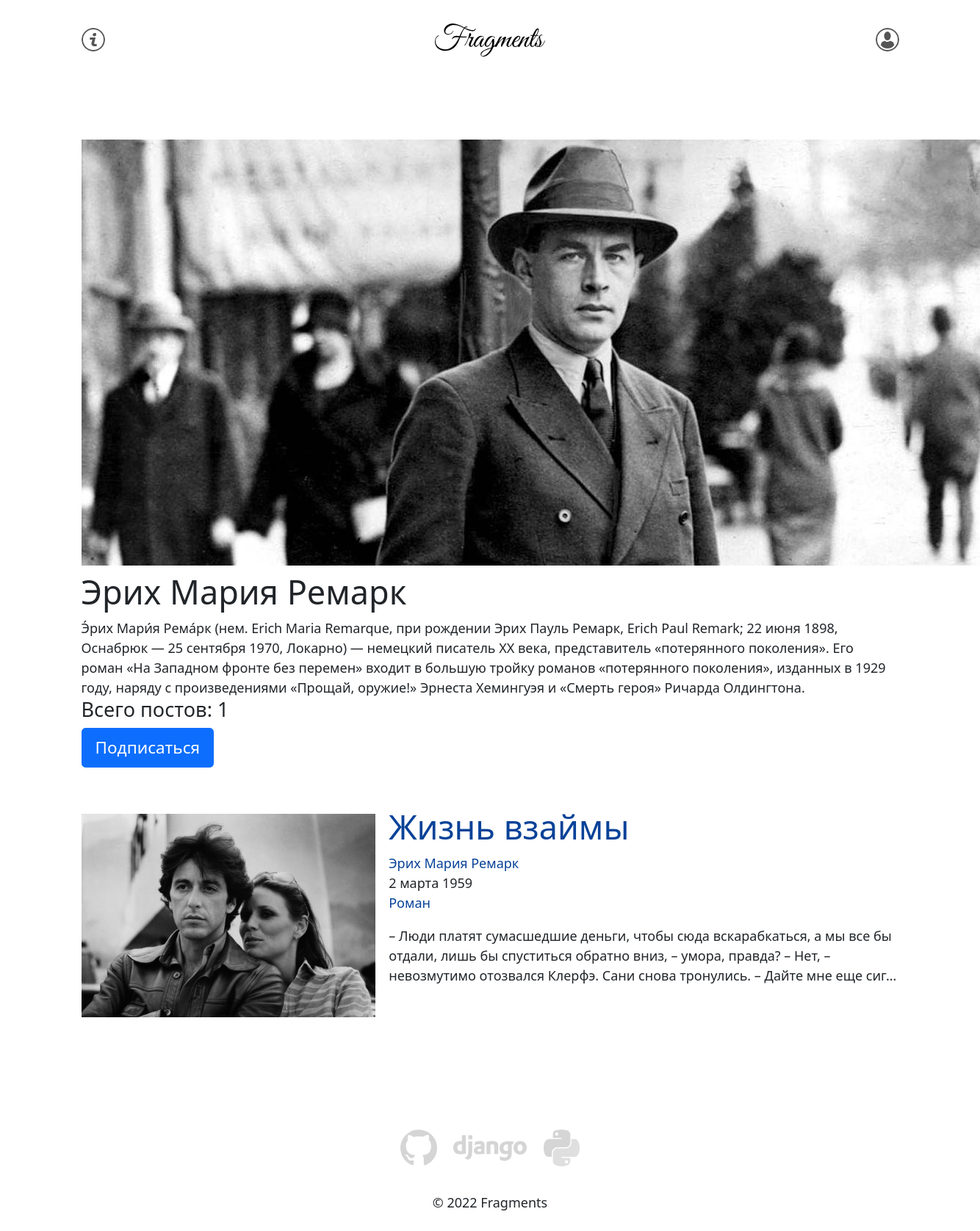
/profile/remark/, run on the app's committed database.
### users/models.py (models this page shows, shortened)
class User(AbstractUser):
    photo = models.ImageField(
        'Фото',
        upload_to='users/',
        blank=True
    )
    about = models.TextField(
        verbose_name='Текст',
        blank=True,
        null=True,
    )
    phone = models.CharField(max_length=12, blank=True)
    is_author = models.BooleanField(default=True)
    class Meta:
        verbose_name = 'user'
        verbose_name_plural = 'users'

### posts/models.py (models this page shows, shortened)
class Post(CreatedModel):
    title = models.CharField(
        max_length=120,
        verbose_name='Заголовок',
        blank=True,
        null=True,
    )
    text = models.TextField(
        verbose_name='Текст',
        help_text='Текст нового поста',
    )
    author = models.ForeignKey(
        User,
        on_delete=models.CASCADE,
        related_name='posts',
        verbose_name='Автор',
    )
    group = models.ForeignKey(
        'Group',
        models.SET_NULL,
        blank=True,
        null=True,
        related_name='posts',
        verbose_name='Группа',
        help_text='Группа, к которой будет относиться пост',
    )
    image = models.ImageField(
        'Картинка',
        upload_to='posts/',
        blank=True
    )
    class Meta:
        ordering = ['-created']
        verbose_name = 'Пост'
        verbose_name_plural = 'Посты'

class Group(models.Model):
    title = models.CharField(
        max_length=200,
        verbose_name='Заголовок',
    )
    slug = models.SlugField(
        unique=True,
        verbose_name='Слаг',
    )
    description = models.TextField(verbose_name='Описание',)
    class Meta:
        verbose_name = 'Группа'
        verbose_name_plural = 'Группы'

### posts/views.py (the view)
# urls.py: path('profile/<str:username>/', views.profile, name='profile'),
def profile(request, username):
    author = get_object_or_404(User, username=username)
    user = request.user
    post_list = Post.objects.filter(author=author).prefetch_related(
        'author', 'group'
    )
    count = post_list.count()
    page_obj = get_page_object(request, post_list)
    if user.is_authenticated:
        following = Follow.objects.filter(author=author, user=user).exists()
    else:
        following = None
    context = {
        'author': author,
        'count': count,
        'page_obj': page_obj,
        'following': following,
    }
    return render(request, 'posts/profile.html', context)

### core/context_processors/year.py (called while the page is built)
def year(request) -> Dict[str, int]:
    if request:
        return {
            'year': timezone.now().year,
        }
    raise Exception()

### posts/utils.py (called while the page is built)
def get_page_object(request, post_list):
    paginator = Paginator(post_list, POSTS_PER_PAGE)
    page_number = request.GET.get('page')
    return paginator.get_page(page_number)

### templates/posts/profile.html (shortened to what this page needs)
{% extends 'base.html' %}
{% load thumbnail %}
{% block content %}
  <div class="container py-5">
    <div class="mb-5">
      {% thumbnail author.photo "200x200" crop="center" upscale=True as im %}
        <img class="author-photo" src="{{ im.url }}" alt="img">
      {% endthumbnail %}
      <h1>{{ author.get_full_name }}</h1>
      {{ author.about|safe|escape }}
      <h4>Всего постов: {{ count }}</h4>
      {% if request.user != author %}
        {% if following %}
          <a
            class="btn btn-lg btn-light"
            href="{% url 'posts:profile_unfollow' author.username %}" role="button"
          >
            Отписаться
          </a>
        {% else %}
          <a
            class="btn btn-lg btn-primary"
            href="{% url 'posts:profile_follow' author.username %}" role="button"
          >
            Подписаться
          </a>
        {% endif %}
      {% endif %}
    </div>
    {% for post in page_obj %}
      {% include 'posts/includes/post_list.html' %}
    {% endfor %}
  </div>
{% endblock %}

### templates/posts/includes/post_list.html
{% load thumbnail %}
<article>
  {% thumbnail post.image "500x300" crop="center" upscale=True as im %}
    <img class="list-img my-2" src="{{ im.url }}" alt="img">
  {% endthumbnail %}
  <header>
      <a href="{% url 'posts:post_detail' post.pk %}"
      ><h1>{{ post.title }}</h1></a>
    <ul>
      <li>
        <a href="
          {% url 'posts:profile' post.author.username %}"
        >{{ post.author.get_full_name }}</a>
      </li>
      <li>
        {{ post.created|date:"j E Y" }}
      </li>
      <li>
        {% if post.group %}
          <a href="{% url 'posts:group_list' post.group.slug %}"
            >{{ post.group.title }}</a>
        {% endif %}
      </li>
    </ul>
  </header>
  {{ post.text|striptags|truncatechars_html:220 }}
</article>

### static/css/style.css (style rules this page uses)
* { margin: 0; padding: 0; font: normal 400 18px/150% system-ui,-apple-system,"Segoe UI",Roboto,"Helvetica Neue",Arial,"Noto Sans","Liberation Sans",sans-serif,"Apple Color Emoji","Segoe UI Emoji","Segoe UI Symbol","Noto Color Emoji"; }
li { list-style-type: none; }
.author-photo { float: left; margin: .5rem 2rem .5rem 0; }
.list-img { width: 36%; height: auto; float: left; margin: 0 1rem 1rem 0; }
a { text-decoration: none; color: #084298; }
article { overflow: hidden; clear: both; display: block; }
* { -webkit-box-sizing: border-box; -moz-box-sizing: border-box; -ms-box-sizing: border-box; box-sizing: border-box; }
html { height: 100%; }
body { min-height: 100%; -webkit-tap-highlight-color: rgba(0,0,0,0); }
:root { --width: 300px; --coeff: -300px; }
.offside-js--init { overflow-x: hidden; }

### data on the page
User: get_full_name "Эрих Мария Ремарк", about "Э́рих Мари́я Рема́рк (нем. Erich Maria Remarque, при рождении Эрих Пауль Ремарк, Erich Paul Remark; 22 июня 1898, Оснабрюк — 25 сентября 1970, Локарно) — немецкий писатель XX века, представитель «потерянного поколения». Его роман «На Западном фронте без перемен» входит в большую тройку романов «потерянного поколения», изданных в 1929 году, наряду с произведениями «Прощай, оружие!» Эрнеста Хемингуэя и «Смерть героя» Ричарда Олдингтона."
Post: title "Жизнь взаймы", author.get_full_name "Эрих Мария Ремарк", created "2 марта 1959", group "Роман", text "– Люди платят сумасшедшие деньги, чтобы сюда вскарабкаться, а мы все бы отдали, лишь бы спуститься обратно вниз, – умора, правда? – Нет, – невозмутимо отозвался Клерфэ. Сани снова тронулись. – Дайте мне еще сиг…"

### other printed values
{{ count }} "1"
